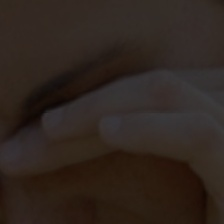
#> input picture dataset/train/Obstruido/0n9lfby5ry.jpg, 224 x 224 px; its folder holds only this picture in this run
$ python -i normalizar_contraste.py   (imports and definitions only)
#> lines starting #> are read from the running program, lines starting #| are printed output that depends on the picture
#> further down, picture is the input picture: shape (224, 224, 3); mean B, G, R 31.1, 37.3, 47.6
import cv2
import os
import numpy as np

def mejorar_contraste_y_oscurecer(img):
    """
    Aplica CLAHE para resaltar texturas y luego reduce el brillo.
    """
    lab = cv2.cvtColor(img, cv2.COLOR_BGR2LAB)
#> lab: shape (224, 224, 3); mean of channels 0, 1, 2 40.3, 131.9, 133.8
    l, a, b = cv2.split(lab)
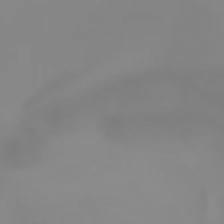
#> b: shape (224, 224); min 125, max 140, mean 133.8
    clahe = cv2.createCLAHE(clipLimit=3.0, tileGridSize=(8,8))
    cl = clahe.apply(l)
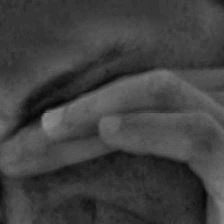
#> cl: shape (224, 224); min 6, max 143, mean 64.2
    limg = cv2.merge((cl,a,b))
#> limg: shape (224, 224, 3); mean of channels 0, 1, 2 64.2, 131.9, 133.8
    img_contraste = cv2.cvtColor(limg, cv2.COLOR_LAB2BGR)
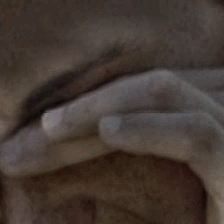
#> img_contraste: shape (224, 224, 3); mean B, G, R 51.6, 57.9, 68.9

    hsv = cv2.cvtColor(img_contraste, cv2.COLOR_BGR2HSV)
#> hsv: shape (224, 224, 3); mean H, S, V 22, 71.1, 69
    v = hsv[:,:,2]
    brillo_factor = 0.4
    v = (v * brillo_factor).astype(np.uint8)
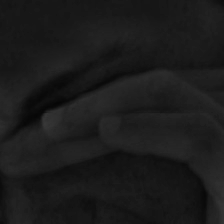
#> v: shape (224, 224); min 6, max 56, mean 27.2
    hsv[:,:,2] = v
#> hsv: shape (224, 224, 3); mean H, S, V 22, 71.1, 27.2

    return cv2.cvtColor(hsv, cv2.COLOR_HSV2BGR)

def procesar_solo_contraste(ruta_inicio, ruta_final, tamano=224):
    """
    Toma las fotos y genera la versión de alto contraste oscura.
    """
    if not os.path.exists(ruta_final):
        os.makedirs(ruta_final, exist_ok=True)

    valid_ext = ('.jpg', '.jpeg', '.png', '.webp')
    archivos = [f for f in os.listdir(ruta_inicio) if f.lower().endswith(valid_ext)]

    print(f"Generando versión de CONTRASTE para {len(archivos)} imágenes...")

    contador = 0
    for archivo in archivos:
        ruta_abs = os.path.join(ruta_inicio, archivo)

        # Lectura robusta
        img_array = np.fromfile(ruta_abs, dtype=np.uint8)
        img = cv2.imdecode(img_array, cv2.IMREAD_COLOR)

        if img is None:
            continue

        img_res = cv2.resize(img, (tamano, tamano), interpolation=cv2.INTER_AREA)

        img_final = mejorar_contraste_y_oscurecer(img_res)

        nombre_base = os.path.splitext(archivo)[0]
        nombre_save = f"{nombre_base}_contraste_oscuro.jpg"
        ruta_save = os.path.join(ruta_final, nombre_save)

        _, img_encoded = cv2.imencode(".jpg", img_final)
        img_encoded.tofile(ruta_save)

        contador += 1

    print(f"Listo, Se guardaron {contador} imágenes con contraste mejorado en: {ruta_final}")


# RUTAS
RUTA_INPUT = r"C:\Users\scani\Downloads\a\1"
RUTA_OUTPUT = r"C:\Users\scani\Downloads\a\4"

# [2 lines not run here, left out]

>>> import cv2
>>> picture = cv2.imread('../dataset/train/Obstruido/0n9lfby5ry.jpg')
>>> result = mejorar_contraste_y_oscurecer(picture)

$ run again, on dataset/train/Obstruido/0uzvp62t36.jpg
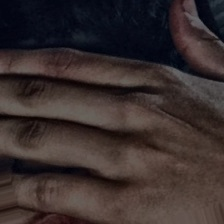
#> input picture dataset/train/Obstruido/0uzvp62t36.jpg, 224 x 224 px
#> picture is the input picture: shape (224, 224, 3); mean B, G, R 45.4, 46.3, 56.7
#> lab: shape (224, 224, 3); mean of channels 0, 1, 2 51.1, 132.6, 130.5
#> limg: shape (224, 224, 3); mean of channels 0, 1, 2 97.7, 132.6, 130.5
#> in mejorar_contraste_y_oscurecer, `img_contraste = cv2.cvtColor(limg, cv2.COLOR_LAB2BGR)`:
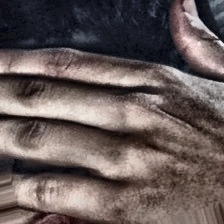
#> img_contraste: shape (224, 224, 3); mean B, G, R 89, 90.7, 102.5
#> in mejorar_contraste_y_oscurecer, `v = (v * brillo_factor).astype(np.uint8)`:
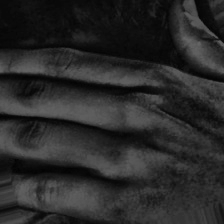
#> v: shape (224, 224); min 1, max 101, mean 41.7
